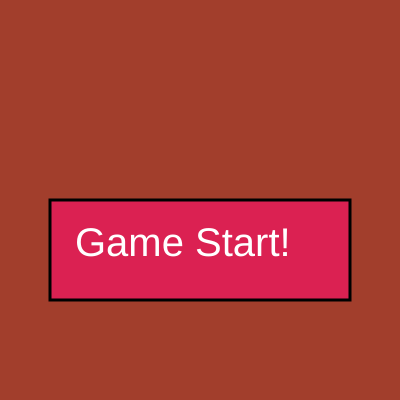
Frame 1 (no input)
Frame 60 (no input): identical to frame 1, image omitted
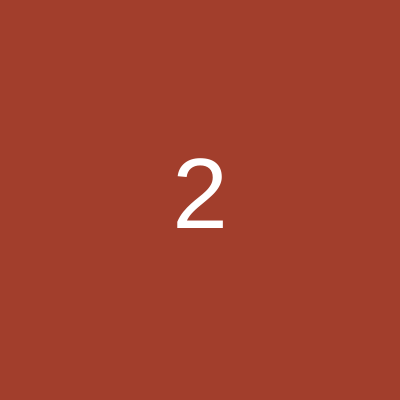
Frame 120 (the mouse pressed at the canvas centre since frame 60)

The p5.js sketch that drew these frames (run headless with seeded random() and noise() and a simulated clock; from frame 60 on, the mouse is pressed at the canvas centre):

// p5.js sketch
// ── sketch.js
let scene = "title";
let SP = 0;
let countdown = 3 * 30;
let list = [
    { e: false },
    { e: false },
    { e: false },
    { e: false },
    { e: false },
    { e: false },
    { e: false },
    { e: false },
    { e: false },
];
let beforeMouse = false;
let score = [
    0,0,0,0
]


function setup() {
    createCanvas(400, 400);
    frameRate(30);
}

function draw() {
    background(162, 62, 44);
    switch(scene) {
        case "title":
            textAlign(LEFT, BOTTOM);
            fill(219, 33, 82);
            strokeWeight(3);
            rect(50, 200, 300, 100);
            fill(255);
            textSize(40);
            text("Game Start!", 75, 265);
            if (mouseIsPressed && !beforeMouse) {
                if (mouseX >= 50 && mouseX <= 350 && mouseY >= 200 && mouseY <= 300) {
                    scene = "countdown";
                    countdown = 3 * 30;
                }
            }
            break;
        case "countdown":
            textSize(100);
            fill(255);
            textAlign(CENTER, CENTER);
            text(String(Math.ceil(countdown / 30)), 200, 200);
            countdown--;
            if(countdown == 0) {
                scene = "game";
                countdown = 90 * 30;
                list = [
                    { e: false },
                    { e: false },
                    { e: false },
                    { e: false },
                    { e: false },
                    { e: false },
                    { e: false },
                    { e: false },
                    { e: false },
                ];
                score = [
                    0,0,0,0
                ];
            }
            break;
        case "game":
            countdown--;
            textSize(20);
            textAlign(LEFT, TOP);
            fill(100);
            ellipse(200, 200, 300, 250);
            fill(255);
            text("Time:" + String(Math.ceil(countdown / 30)).padStart(2, '0'), 300, 0);
            text("SP:" + String(SP).padStart(8, '0'), 20, 0);
            for(let i = 0; i < 9; i++) {
                if (list[i].e) {
                    let x = i % 3;
                    let y = Math.floor(i / 3);
                    if(list[i].time - countdown <= 5 * 30) {
                        fill(200, 0, 48);
                    } else if(list[i].time - countdown <= 8 * 30) {
                        fill(189, 119, 67);
                    } else if(list[i].time - countdown <= 9 * 30) {
                        fill(225, 224, 118);
                    } else if(list[i].time - countdown <= 12 * 30) {
                        fill(189, 119, 67);
                    } else if(list[i].time - countdown <= 32 * 30) {
                        fill(0);
                    } else {
                        list[i].e = false;
                        continue;
                    }
                    rect(x * 60 + 120, y * 50 + 130, 50, 40);
                } else {
                    if(Math.random() < ((90 * 30 - countdown) / 30 / 100)) {
                        list[i].e = true;
                        list[i].time = countdown;
                    }
                }
            }

            if(mouseIsPressed && !beforeMouse) {
                let x = Math.floor((mouseX - 120) / 60);
                let y = Math.floor((mouseY - 130) / 50);
                let i = y * 3 + x;
                if((mouseX - 120) % 60 <= 50 && 0 <= x && x <= 2 && (mouseY - 120) % 50 <= 40 && 0 <= y && y <= 2) {
                    if(list[i].e) {
                        list[i].e = false;

                        if(list[i].time - countdown <= 5 * 30) {
                            SP -= 5;
                            score[0]++;
                        } else if(list[i].time - countdown <= 8 * 30) {
                            SP += 2;
                            score[1]++;
                        } else if(list[i].time - countdown <= 9 * 30) {
                            SP += 10;
                            score[2]++;
                        } else if(list[i].time - countdown <= 12 * 30) {
                            SP += 2;
                            score[1]++;
                        } else if(list[i].time - countdown <= 32 * 30) {
                            SP -= 10;
                            score[3]++;
                        }
                        if(SP < 0)
                            SP = 0;
                    }
                }
            }

            if(countdown <= 0) {
                scene = "result";
            }
            break;
        case "result":
            fill(200);
            rect(50, 50, 300, 300);
            textSize(20);
            textAlign(LEFT, TOP);
            fill(0);
            let y = 50;
            textSize(40);
            text("Result", 50, y);
            y += 60;
            textSize(20);
            text("SP: " + String(SP).padStart(8, '0'), 50, y);
            y += 20;
            text("生: " + String(score[0]).padStart(3, '0'), 50, y);
            y += 20;
            text("焼: " + String(score[1]).padStart(3, '0'), 50, y);
            y += 20;
            text("金: " + String(score[2]).padStart(3, '0'), 50, y);
            y += 20;
            text("炭: " + String(score[2]).padStart(3, '0'), 50, y);
            y += 50;
            text("Click to return to title.", 50, y);
            if(mouseIsPressed && !beforeMouse)
                scene = "title";
            break;
    }
    beforeMouse = mouseIsPressed;
}
